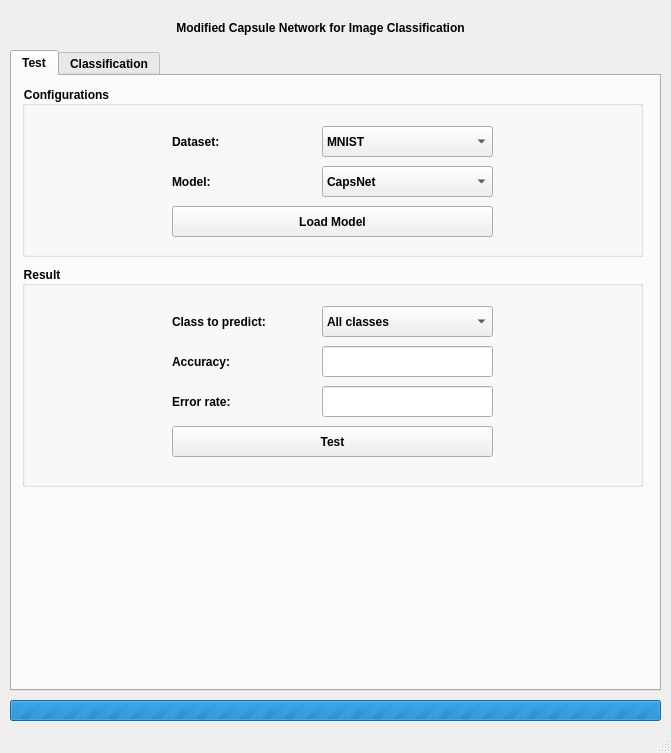
<?xml version="1.0" encoding="UTF-8"?>
<ui version="4.0">
 <class>MainWindow</class>
 <widget class="QMainWindow" name="MainWindow">
  <property name="geometry">
   <rect>
    <x>0</x>
    <y>0</y>
    <width>671</width>
    <height>753</height>
   </rect>
  </property>
  <property name="font">
   <font>
    <family>Segoe UI</family>
    <weight>75</weight>
    <bold>true</bold>
   </font>
  </property>
  <property name="windowTitle">
   <string>Experiment Program</string>
  </property>
  <widget class="QWidget" name="centralwidget">
   <widget class="QTabWidget" name="tabWidget">
    <property name="geometry">
     <rect>
      <x>10</x>
      <y>50</y>
      <width>651</width>
      <height>641</height>
     </rect>
    </property>
    <property name="font">
     <font>
      <family>Segoe UI</family>
      <pointsize>9</pointsize>
      <weight>75</weight>
      <bold>true</bold>
     </font>
    </property>
    <property name="layoutDirection">
     <enum>Qt::LeftToRight</enum>
    </property>
    <property name="styleSheet">
     <string notr="true">alternate-background-color: rgb(225, 225, 225);
alternate-background-color: rgb(217, 217, 217);</string>
    </property>
    <property name="tabPosition">
     <enum>QTabWidget::North</enum>
    </property>
    <property name="tabShape">
     <enum>QTabWidget::Rounded</enum>
    </property>
    <property name="currentIndex">
     <number>0</number>
    </property>
    <property name="iconSize">
     <size>
      <width>20</width>
      <height>20</height>
     </size>
    </property>
    <widget class="QWidget" name="tab_2">
     <attribute name="title">
      <string>Test</string>
     </attribute>
     <widget class="QGroupBox" name="groupBox_2">
      <property name="geometry">
       <rect>
        <x>10</x>
        <y>10</y>
        <width>621</width>
        <height>171</height>
       </rect>
      </property>
      <property name="font">
       <font>
        <family>Segoe UI</family>
        <pointsize>9</pointsize>
        <weight>75</weight>
        <bold>true</bold>
       </font>
      </property>
      <property name="title">
       <string>Configurations</string>
      </property>
      <widget class="QLabel" name="label_Test_dataset">
       <property name="geometry">
        <rect>
         <x>150</x>
         <y>40</y>
         <width>141</width>
         <height>31</height>
        </rect>
       </property>
       <property name="font">
        <font>
         <family>Segoe UI</family>
         <pointsize>9</pointsize>
         <weight>75</weight>
         <bold>true</bold>
        </font>
       </property>
       <property name="text">
        <string>Dataset:</string>
       </property>
      </widget>
      <widget class="QComboBox" name="cb_Test_dataset">
       <property name="geometry">
        <rect>
         <x>300</x>
         <y>40</y>
         <width>171</width>
         <height>31</height>
        </rect>
       </property>
       <property name="font">
        <font>
         <family>Segoe UI</family>
         <pointsize>9</pointsize>
         <weight>75</weight>
         <bold>true</bold>
        </font>
       </property>
       <property name="styleSheet">
        <string notr="true">alternate-background-color: rgb(225, 225, 225);</string>
       </property>
       <item>
        <property name="text">
         <string>MNIST</string>
        </property>
       </item>
       <item>
        <property name="text">
         <string>SMALLNORB</string>
        </property>
       </item>
       <item>
        <property name="text">
         <string>CIFAR10</string>
        </property>
       </item>
      </widget>
      <widget class="QPushButton" name="pb_Test_load">
       <property name="geometry">
        <rect>
         <x>150</x>
         <y>120</y>
         <width>321</width>
         <height>31</height>
        </rect>
       </property>
       <property name="font">
        <font>
         <family>Segoe UI</family>
         <pointsize>9</pointsize>
         <weight>75</weight>
         <bold>true</bold>
        </font>
       </property>
       <property name="text">
        <string>Load Model</string>
       </property>
      </widget>
      <widget class="QLabel" name="label_Test_model">
       <property name="geometry">
        <rect>
         <x>150</x>
         <y>80</y>
         <width>141</width>
         <height>31</height>
        </rect>
       </property>
       <property name="font">
        <font>
         <family>Segoe UI</family>
         <pointsize>9</pointsize>
         <weight>75</weight>
         <bold>true</bold>
        </font>
       </property>
       <property name="text">
        <string>Model:</string>
       </property>
      </widget>
      <widget class="QComboBox" name="cb_Test_model">
       <property name="geometry">
        <rect>
         <x>300</x>
         <y>80</y>
         <width>171</width>
         <height>31</height>
        </rect>
       </property>
       <property name="font">
        <font>
         <family>Segoe UI</family>
         <pointsize>9</pointsize>
         <weight>75</weight>
         <bold>true</bold>
        </font>
       </property>
       <item>
        <property name="text">
         <string>CapsNet</string>
        </property>
       </item>
       <item>
        <property name="text">
         <string>Modified CapsNet</string>
        </property>
       </item>
      </widget>
     </widget>
     <widget class="QGroupBox" name="groupBox_5">
      <property name="geometry">
       <rect>
        <x>10</x>
        <y>190</y>
        <width>621</width>
        <height>221</height>
       </rect>
      </property>
      <property name="font">
       <font>
        <family>Segoe UI</family>
        <pointsize>9</pointsize>
        <weight>75</weight>
        <bold>true</bold>
       </font>
      </property>
      <property name="title">
       <string>Result</string>
      </property>
      <widget class="QLabel" name="label_Test_acc">
       <property name="geometry">
        <rect>
         <x>150</x>
         <y>80</y>
         <width>141</width>
         <height>31</height>
        </rect>
       </property>
       <property name="font">
        <font>
         <family>Segoe UI</family>
         <pointsize>9</pointsize>
         <weight>75</weight>
         <bold>true</bold>
        </font>
       </property>
       <property name="text">
        <string>Accuracy:</string>
       </property>
      </widget>
      <widget class="QLabel" name="label_Test_err">
       <property name="geometry">
        <rect>
         <x>150</x>
         <y>120</y>
         <width>141</width>
         <height>31</height>
        </rect>
       </property>
       <property name="font">
        <font>
         <family>Segoe UI</family>
         <pointsize>9</pointsize>
         <weight>75</weight>
         <bold>true</bold>
        </font>
       </property>
       <property name="text">
        <string>Error rate:</string>
       </property>
      </widget>
      <widget class="QLineEdit" name="le_Test_acc">
       <property name="geometry">
        <rect>
         <x>300</x>
         <y>80</y>
         <width>171</width>
         <height>31</height>
        </rect>
       </property>
       <property name="font">
        <font>
         <family>Segoe UI</family>
         <pointsize>9</pointsize>
         <weight>75</weight>
         <bold>true</bold>
        </font>
       </property>
      </widget>
      <widget class="QLineEdit" name="le_Test_err">
       <property name="geometry">
        <rect>
         <x>300</x>
         <y>120</y>
         <width>171</width>
         <height>31</height>
        </rect>
       </property>
       <property name="font">
        <font>
         <family>Segoe UI</family>
         <pointsize>9</pointsize>
         <weight>75</weight>
         <bold>true</bold>
        </font>
       </property>
      </widget>
      <widget class="QPushButton" name="pb_Test_test">
       <property name="geometry">
        <rect>
         <x>150</x>
         <y>160</y>
         <width>321</width>
         <height>31</height>
        </rect>
       </property>
       <property name="font">
        <font>
         <family>Segoe UI</family>
         <pointsize>9</pointsize>
         <weight>75</weight>
         <bold>true</bold>
        </font>
       </property>
       <property name="text">
        <string>Test</string>
       </property>
      </widget>
      <widget class="QComboBox" name="cb_Test_class">
       <property name="geometry">
        <rect>
         <x>300</x>
         <y>40</y>
         <width>171</width>
         <height>31</height>
        </rect>
       </property>
       <property name="font">
        <font>
         <family>Segoe UI</family>
         <pointsize>9</pointsize>
         <weight>75</weight>
         <bold>true</bold>
        </font>
       </property>
       <item>
        <property name="text">
         <string>All classes</string>
        </property>
       </item>
       <item>
        <property name="text">
         <string>0</string>
        </property>
       </item>
       <item>
        <property name="text">
         <string>1</string>
        </property>
       </item>
       <item>
        <property name="text">
         <string>2</string>
        </property>
       </item>
       <item>
        <property name="text">
         <string>3</string>
        </property>
       </item>
       <item>
        <property name="text">
         <string>4</string>
        </property>
       </item>
       <item>
        <property name="text">
         <string>5</string>
        </property>
       </item>
       <item>
        <property name="text">
         <string>6</string>
        </property>
       </item>
       <item>
        <property name="text">
         <string>7</string>
        </property>
       </item>
       <item>
        <property name="text">
         <string>8</string>
        </property>
       </item>
       <item>
        <property name="text">
         <string>9</string>
        </property>
       </item>
      </widget>
      <widget class="QLabel" name="label_Test_class">
       <property name="geometry">
        <rect>
         <x>150</x>
         <y>40</y>
         <width>141</width>
         <height>31</height>
        </rect>
       </property>
       <property name="font">
        <font>
         <family>Segoe UI</family>
         <pointsize>9</pointsize>
         <weight>75</weight>
         <bold>true</bold>
        </font>
       </property>
       <property name="text">
        <string>Class to predict:</string>
       </property>
      </widget>
     </widget>
    </widget>
    <widget class="QWidget" name="tab_5">
     <attribute name="title">
      <string>Classification</string>
     </attribute>
     <widget class="QGroupBox" name="groupBox_3">
      <property name="geometry">
       <rect>
        <x>10</x>
        <y>10</y>
        <width>621</width>
        <height>171</height>
       </rect>
      </property>
      <property name="font">
       <font>
        <family>Segoe UI</family>
        <pointsize>9</pointsize>
        <weight>75</weight>
        <bold>true</bold>
       </font>
      </property>
      <property name="title">
       <string>Configurations</string>
      </property>
      <widget class="QLabel" name="label_Exp_dataset">
       <property name="geometry">
        <rect>
         <x>150</x>
         <y>40</y>
         <width>141</width>
         <height>31</height>
        </rect>
       </property>
       <property name="font">
        <font>
         <family>Segoe UI</family>
         <pointsize>9</pointsize>
         <weight>75</weight>
         <bold>true</bold>
        </font>
       </property>
       <property name="text">
        <string>Dataset:</string>
       </property>
      </widget>
      <widget class="QComboBox" name="cb_Exp_dataset">
       <property name="geometry">
        <rect>
         <x>300</x>
         <y>40</y>
         <width>171</width>
         <height>31</height>
        </rect>
       </property>
       <property name="font">
        <font>
         <family>Segoe UI</family>
         <pointsize>9</pointsize>
         <weight>75</weight>
         <bold>true</bold>
        </font>
       </property>
       <item>
        <property name="text">
         <string>MNIST</string>
        </property>
       </item>
       <item>
        <property name="text">
         <string>SMALLNORB</string>
        </property>
       </item>
       <item>
        <property name="text">
         <string>CIFAR10</string>
        </property>
       </item>
      </widget>
      <widget class="QComboBox" name="cb_Exp_model">
       <property name="geometry">
        <rect>
         <x>300</x>
         <y>80</y>
         <width>171</width>
         <height>31</height>
        </rect>
       </property>
       <property name="font">
        <font>
         <family>Segoe UI</family>
         <pointsize>9</pointsize>
         <weight>75</weight>
         <bold>true</bold>
        </font>
       </property>
       <item>
        <property name="text">
         <string>CapsNet</string>
        </property>
       </item>
       <item>
        <property name="text">
         <string>Modified CapsNet</string>
        </property>
       </item>
      </widget>
      <widget class="QLabel" name="label_Exp_model">
       <property name="geometry">
        <rect>
         <x>150</x>
         <y>80</y>
         <width>141</width>
         <height>31</height>
        </rect>
       </property>
       <property name="font">
        <font>
         <family>Segoe UI</family>
         <pointsize>9</pointsize>
         <weight>75</weight>
         <bold>true</bold>
        </font>
       </property>
       <property name="text">
        <string>Model:</string>
       </property>
      </widget>
      <widget class="QPushButton" name="pb_Exp_loadModel">
       <property name="geometry">
        <rect>
         <x>150</x>
         <y>120</y>
         <width>321</width>
         <height>31</height>
        </rect>
       </property>
       <property name="font">
        <font>
         <family>Segoe UI</family>
         <pointsize>9</pointsize>
         <weight>75</weight>
         <bold>true</bold>
        </font>
       </property>
       <property name="text">
        <string>Load Model</string>
       </property>
      </widget>
     </widget>
     <widget class="QGroupBox" name="groupBox">
      <property name="geometry">
       <rect>
        <x>10</x>
        <y>190</y>
        <width>621</width>
        <height>411</height>
       </rect>
      </property>
      <property name="font">
       <font>
        <family>Segoe UI</family>
        <pointsize>9</pointsize>
        <weight>75</weight>
        <bold>true</bold>
       </font>
      </property>
      <property name="title">
       <string>Results</string>
      </property>
      <widget class="QLabel" name="label_Exp_img">
       <property name="geometry">
        <rect>
         <x>10</x>
         <y>30</y>
         <width>211</width>
         <height>211</height>
        </rect>
       </property>
       <property name="font">
        <font>
         <family>Segoe UI</family>
         <pointsize>9</pointsize>
         <weight>75</weight>
         <bold>true</bold>
        </font>
       </property>
       <property name="styleSheet">
        <string notr="true">background-color: rgb(248, 248, 248);</string>
       </property>
       <property name="text">
        <string>Input</string>
       </property>
       <property name="alignment">
        <set>Qt::AlignCenter</set>
       </property>
      </widget>
      <widget class="QLabel" name="label_Exp_img2">
       <property name="geometry">
        <rect>
         <x>400</x>
         <y>30</y>
         <width>211</width>
         <height>211</height>
        </rect>
       </property>
       <property name="font">
        <font>
         <family>Segoe UI</family>
         <pointsize>9</pointsize>
         <weight>75</weight>
         <bold>true</bold>
        </font>
       </property>
       <property name="styleSheet">
        <string notr="true">background-color: rgb(248, 248, 248);</string>
       </property>
       <property name="text">
        <string>Prediction</string>
       </property>
       <property name="alignment">
        <set>Qt::AlignCenter</set>
       </property>
      </widget>
      <widget class="QLabel" name="label_2">
       <property name="geometry">
        <rect>
         <x>230</x>
         <y>110</y>
         <width>161</width>
         <height>20</height>
        </rect>
       </property>
       <property name="font">
        <font>
         <family>Segoe UI</family>
         <pointsize>9</pointsize>
         <weight>75</weight>
         <bold>true</bold>
        </font>
       </property>
       <property name="text">
        <string>&lt;html&gt;&lt;head/&gt;&lt;body&gt;&lt;p&gt;&lt;span style=&quot; font-size:9pt;&quot;&gt;-------------------------&amp;gt;&lt;/span&gt;&lt;/p&gt;&lt;/body&gt;&lt;/html&gt;</string>
       </property>
      </widget>
      <widget class="QLabel" name="label_Exp_acc">
       <property name="geometry">
        <rect>
         <x>230</x>
         <y>160</y>
         <width>161</width>
         <height>16</height>
        </rect>
       </property>
       <property name="font">
        <font>
         <family>Segoe UI</family>
         <pointsize>9</pointsize>
         <weight>75</weight>
         <bold>true</bold>
        </font>
       </property>
       <property name="text">
        <string>Accuracy: </string>
       </property>
      </widget>
      <widget class="QLabel" name="label_Exp_class">
       <property name="geometry">
        <rect>
         <x>230</x>
         <y>130</y>
         <width>161</width>
         <height>16</height>
        </rect>
       </property>
       <property name="font">
        <font>
         <family>Segoe UI</family>
         <pointsize>9</pointsize>
         <weight>75</weight>
         <bold>true</bold>
        </font>
       </property>
       <property name="text">
        <string>Label:</string>
       </property>
      </widget>
      <widget class="QGroupBox" name="groupBox_4">
       <property name="geometry">
        <rect>
         <x>10</x>
         <y>250</y>
         <width>601</width>
         <height>151</height>
        </rect>
       </property>
       <property name="font">
        <font>
         <family>Segoe UI</family>
         <pointsize>9</pointsize>
         <weight>75</weight>
         <bold>true</bold>
        </font>
       </property>
       <property name="title">
        <string>Instantiation parameters</string>
       </property>
       <widget class="QSlider" name="hs_Exp_1">
        <property name="geometry">
         <rect>
          <x>10</x>
          <y>30</y>
          <width>131</width>
          <height>16</height>
         </rect>
        </property>
        <property name="font">
         <font>
          <family>Segoe UI</family>
          <pointsize>9</pointsize>
         </font>
        </property>
        <property name="minimum">
         <number>-20</number>
        </property>
        <property name="maximum">
         <number>20</number>
        </property>
        <property name="singleStep">
         <number>5</number>
        </property>
        <property name="pageStep">
         <number>2</number>
        </property>
        <property name="value">
         <number>0</number>
        </property>
        <property name="orientation">
         <enum>Qt::Horizontal</enum>
        </property>
        <property name="invertedAppearance">
         <bool>false</bool>
        </property>
        <property name="invertedControls">
         <bool>false</bool>
        </property>
        <property name="tickPosition">
         <enum>QSlider::NoTicks</enum>
        </property>
       </widget>
       <widget class="QSlider" name="hs_Exp_2">
        <property name="geometry">
         <rect>
          <x>10</x>
          <y>60</y>
          <width>131</width>
          <height>16</height>
         </rect>
        </property>
        <property name="font">
         <font>
          <family>Segoe UI</family>
          <pointsize>9</pointsize>
         </font>
        </property>
        <property name="minimum">
         <number>-20</number>
        </property>
        <property name="maximum">
         <number>20</number>
        </property>
        <property name="singleStep">
         <number>5</number>
        </property>
        <property name="pageStep">
         <number>2</number>
        </property>
        <property name="value">
         <number>0</number>
        </property>
        <property name="orientation">
         <enum>Qt::Horizontal</enum>
        </property>
        <property name="invertedAppearance">
         <bool>false</bool>
        </property>
        <property name="invertedControls">
         <bool>false</bool>
        </property>
        <property name="tickPosition">
         <enum>QSlider::NoTicks</enum>
        </property>
       </widget>
       <widget class="QSlider" name="hs_Exp_3">
        <property name="geometry">
         <rect>
          <x>10</x>
          <y>90</y>
          <width>131</width>
          <height>16</height>
         </rect>
        </property>
        <property name="font">
         <font>
          <family>Segoe UI</family>
          <pointsize>9</pointsize>
         </font>
        </property>
        <property name="minimum">
         <number>-20</number>
        </property>
        <property name="maximum">
         <number>20</number>
        </property>
        <property name="singleStep">
         <number>5</number>
        </property>
        <property name="pageStep">
         <number>2</number>
        </property>
        <property name="value">
         <number>0</number>
        </property>
        <property name="orientation">
         <enum>Qt::Horizontal</enum>
        </property>
        <property name="invertedAppearance">
         <bool>false</bool>
        </property>
        <property name="invertedControls">
         <bool>false</bool>
        </property>
        <property name="tickPosition">
         <enum>QSlider::NoTicks</enum>
        </property>
       </widget>
       <widget class="QSlider" name="hs_Exp_4">
        <property name="geometry">
         <rect>
          <x>10</x>
          <y>120</y>
          <width>131</width>
          <height>16</height>
         </rect>
        </property>
        <property name="font">
         <font>
          <family>Segoe UI</family>
          <pointsize>9</pointsize>
         </font>
        </property>
        <property name="minimum">
         <number>-20</number>
        </property>
        <property name="maximum">
         <number>20</number>
        </property>
        <property name="singleStep">
         <number>5</number>
        </property>
        <property name="pageStep">
         <number>2</number>
        </property>
        <property name="value">
         <number>0</number>
        </property>
        <property name="orientation">
         <enum>Qt::Horizontal</enum>
        </property>
        <property name="invertedAppearance">
         <bool>false</bool>
        </property>
        <property name="invertedControls">
         <bool>false</bool>
        </property>
        <property name="tickPosition">
         <enum>QSlider::NoTicks</enum>
        </property>
       </widget>
       <widget class="QSlider" name="hs_Exp_5">
        <property name="geometry">
         <rect>
          <x>160</x>
          <y>30</y>
          <width>131</width>
          <height>16</height>
         </rect>
        </property>
        <property name="font">
         <font>
          <family>Segoe UI</family>
          <pointsize>9</pointsize>
         </font>
        </property>
        <property name="minimum">
         <number>-20</number>
        </property>
        <property name="maximum">
         <number>20</number>
        </property>
        <property name="singleStep">
         <number>5</number>
        </property>
        <property name="pageStep">
         <number>2</number>
        </property>
        <property name="value">
         <number>0</number>
        </property>
        <property name="orientation">
         <enum>Qt::Horizontal</enum>
        </property>
        <property name="invertedAppearance">
         <bool>false</bool>
        </property>
        <property name="invertedControls">
         <bool>false</bool>
        </property>
        <property name="tickPosition">
         <enum>QSlider::NoTicks</enum>
        </property>
       </widget>
       <widget class="QSlider" name="hs_Exp_7">
        <property name="geometry">
         <rect>
          <x>160</x>
          <y>90</y>
          <width>131</width>
          <height>16</height>
         </rect>
        </property>
        <property name="font">
         <font>
          <family>Segoe UI</family>
          <pointsize>9</pointsize>
         </font>
        </property>
        <property name="minimum">
         <number>-20</number>
        </property>
        <property name="maximum">
         <number>20</number>
        </property>
        <property name="singleStep">
         <number>5</number>
        </property>
        <property name="pageStep">
         <number>2</number>
        </property>
        <property name="value">
         <number>0</number>
        </property>
        <property name="orientation">
         <enum>Qt::Horizontal</enum>
        </property>
        <property name="invertedAppearance">
         <bool>false</bool>
        </property>
        <property name="invertedControls">
         <bool>false</bool>
        </property>
        <property name="tickPosition">
         <enum>QSlider::NoTicks</enum>
        </property>
       </widget>
       <widget class="QSlider" name="hs_Exp_8">
        <property name="geometry">
         <rect>
          <x>160</x>
          <y>120</y>
          <width>131</width>
          <height>16</height>
         </rect>
        </property>
        <property name="font">
         <font>
          <family>Segoe UI</family>
          <pointsize>9</pointsize>
         </font>
        </property>
        <property name="minimum">
         <number>-20</number>
        </property>
        <property name="maximum">
         <number>20</number>
        </property>
        <property name="singleStep">
         <number>5</number>
        </property>
        <property name="pageStep">
         <number>2</number>
        </property>
        <property name="value">
         <number>0</number>
        </property>
        <property name="orientation">
         <enum>Qt::Horizontal</enum>
        </property>
        <property name="invertedAppearance">
         <bool>false</bool>
        </property>
        <property name="invertedControls">
         <bool>false</bool>
        </property>
        <property name="tickPosition">
         <enum>QSlider::NoTicks</enum>
        </property>
       </widget>
       <widget class="QSlider" name="hs_Exp_6">
        <property name="geometry">
         <rect>
          <x>160</x>
          <y>60</y>
          <width>131</width>
          <height>16</height>
         </rect>
        </property>
        <property name="font">
         <font>
          <family>Segoe UI</family>
          <pointsize>9</pointsize>
         </font>
        </property>
        <property name="minimum">
         <number>-20</number>
        </property>
        <property name="maximum">
         <number>20</number>
        </property>
        <property name="singleStep">
         <number>5</number>
        </property>
        <property name="pageStep">
         <number>2</number>
        </property>
        <property name="value">
         <number>0</number>
        </property>
        <property name="orientation">
         <enum>Qt::Horizontal</enum>
        </property>
        <property name="invertedAppearance">
         <bool>false</bool>
        </property>
        <property name="invertedControls">
         <bool>false</bool>
        </property>
        <property name="tickPosition">
         <enum>QSlider::NoTicks</enum>
        </property>
       </widget>
       <widget class="QSlider" name="hs_Exp_9">
        <property name="geometry">
         <rect>
          <x>310</x>
          <y>30</y>
          <width>131</width>
          <height>16</height>
         </rect>
        </property>
        <property name="font">
         <font>
          <family>Segoe UI</family>
          <pointsize>9</pointsize>
         </font>
        </property>
        <property name="minimum">
         <number>-20</number>
        </property>
        <property name="maximum">
         <number>20</number>
        </property>
        <property name="singleStep">
         <number>5</number>
        </property>
        <property name="pageStep">
         <number>2</number>
        </property>
        <property name="value">
         <number>0</number>
        </property>
        <property name="orientation">
         <enum>Qt::Horizontal</enum>
        </property>
        <property name="invertedAppearance">
         <bool>false</bool>
        </property>
        <property name="invertedControls">
         <bool>false</bool>
        </property>
        <property name="tickPosition">
         <enum>QSlider::NoTicks</enum>
        </property>
       </widget>
       <widget class="QSlider" name="hs_Exp_11">
        <property name="geometry">
         <rect>
          <x>310</x>
          <y>90</y>
          <width>131</width>
          <height>16</height>
         </rect>
        </property>
        <property name="font">
         <font>
          <family>Segoe UI</family>
          <pointsize>9</pointsize>
         </font>
        </property>
        <property name="minimum">
         <number>-20</number>
        </property>
        <property name="maximum">
         <number>20</number>
        </property>
        <property name="singleStep">
         <number>5</number>
        </property>
        <property name="pageStep">
         <number>2</number>
        </property>
        <property name="value">
         <number>0</number>
        </property>
        <property name="orientation">
         <enum>Qt::Horizontal</enum>
        </property>
        <property name="invertedAppearance">
         <bool>false</bool>
        </property>
        <property name="invertedControls">
         <bool>false</bool>
        </property>
        <property name="tickPosition">
         <enum>QSlider::NoTicks</enum>
        </property>
       </widget>
       <widget class="QSlider" name="hs_Exp_12">
        <property name="geometry">
         <rect>
          <x>310</x>
          <y>120</y>
          <width>131</width>
          <height>16</height>
         </rect>
        </property>
        <property name="font">
         <font>
          <family>Segoe UI</family>
          <pointsize>9</pointsize>
         </font>
        </property>
        <property name="minimum">
         <number>-20</number>
        </property>
        <property name="maximum">
         <number>20</number>
        </property>
        <property name="singleStep">
         <number>5</number>
        </property>
        <property name="pageStep">
         <number>2</number>
        </property>
        <property name="value">
         <number>0</number>
        </property>
        <property name="orientation">
         <enum>Qt::Horizontal</enum>
        </property>
        <property name="invertedAppearance">
         <bool>false</bool>
        </property>
        <property name="invertedControls">
         <bool>false</bool>
        </property>
        <property name="tickPosition">
         <enum>QSlider::NoTicks</enum>
        </property>
       </widget>
       <widget class="QSlider" name="hs_Exp_10">
        <property name="geometry">
         <rect>
          <x>310</x>
          <y>60</y>
          <width>131</width>
          <height>16</height>
         </rect>
        </property>
        <property name="font">
         <font>
          <family>Segoe UI</family>
          <pointsize>9</pointsize>
         </font>
        </property>
        <property name="minimum">
         <number>-20</number>
        </property>
        <property name="maximum">
         <number>20</number>
        </property>
        <property name="singleStep">
         <number>5</number>
        </property>
        <property name="pageStep">
         <number>2</number>
        </property>
        <property name="value">
         <number>0</number>
        </property>
        <property name="orientation">
         <enum>Qt::Horizontal</enum>
        </property>
        <property name="invertedAppearance">
         <bool>false</bool>
        </property>
        <property name="invertedControls">
         <bool>false</bool>
        </property>
        <property name="tickPosition">
         <enum>QSlider::NoTicks</enum>
        </property>
       </widget>
       <widget class="QSlider" name="hs_Exp_13">
        <property name="geometry">
         <rect>
          <x>460</x>
          <y>30</y>
          <width>131</width>
          <height>16</height>
         </rect>
        </property>
        <property name="font">
         <font>
          <family>Segoe UI</family>
          <pointsize>9</pointsize>
         </font>
        </property>
        <property name="minimum">
         <number>-20</number>
        </property>
        <property name="maximum">
         <number>20</number>
        </property>
        <property name="singleStep">
         <number>5</number>
        </property>
        <property name="pageStep">
         <number>2</number>
        </property>
        <property name="value">
         <number>0</number>
        </property>
        <property name="orientation">
         <enum>Qt::Horizontal</enum>
        </property>
        <property name="invertedAppearance">
         <bool>false</bool>
        </property>
        <property name="invertedControls">
         <bool>false</bool>
        </property>
        <property name="tickPosition">
         <enum>QSlider::NoTicks</enum>
        </property>
       </widget>
       <widget class="QSlider" name="hs_Exp_15">
        <property name="geometry">
         <rect>
          <x>460</x>
          <y>90</y>
          <width>131</width>
          <height>16</height>
         </rect>
        </property>
        <property name="font">
         <font>
          <family>Segoe UI</family>
          <pointsize>9</pointsize>
         </font>
        </property>
        <property name="minimum">
         <number>-20</number>
        </property>
        <property name="maximum">
         <number>20</number>
        </property>
        <property name="singleStep">
         <number>5</number>
        </property>
        <property name="pageStep">
         <number>2</number>
        </property>
        <property name="value">
         <number>0</number>
        </property>
        <property name="orientation">
         <enum>Qt::Horizontal</enum>
        </property>
        <property name="invertedAppearance">
         <bool>false</bool>
        </property>
        <property name="invertedControls">
         <bool>false</bool>
        </property>
        <property name="tickPosition">
         <enum>QSlider::NoTicks</enum>
        </property>
       </widget>
       <widget class="QSlider" name="hs_Exp_16">
        <property name="geometry">
         <rect>
          <x>460</x>
          <y>120</y>
          <width>131</width>
          <height>16</height>
         </rect>
        </property>
        <property name="font">
         <font>
          <family>Segoe UI</family>
          <pointsize>9</pointsize>
         </font>
        </property>
        <property name="minimum">
         <number>-20</number>
        </property>
        <property name="maximum">
         <number>20</number>
        </property>
        <property name="singleStep">
         <number>5</number>
        </property>
        <property name="pageStep">
         <number>2</number>
        </property>
        <property name="value">
         <number>0</number>
        </property>
        <property name="orientation">
         <enum>Qt::Horizontal</enum>
        </property>
        <property name="invertedAppearance">
         <bool>false</bool>
        </property>
        <property name="invertedControls">
         <bool>false</bool>
        </property>
        <property name="tickPosition">
         <enum>QSlider::NoTicks</enum>
        </property>
       </widget>
       <widget class="QSlider" name="hs_Exp_14">
        <property name="geometry">
         <rect>
          <x>460</x>
          <y>60</y>
          <width>131</width>
          <height>16</height>
         </rect>
        </property>
        <property name="font">
         <font>
          <family>Segoe UI</family>
          <pointsize>9</pointsize>
         </font>
        </property>
        <property name="minimum">
         <number>-20</number>
        </property>
        <property name="maximum">
         <number>20</number>
        </property>
        <property name="singleStep">
         <number>5</number>
        </property>
        <property name="pageStep">
         <number>2</number>
        </property>
        <property name="value">
         <number>0</number>
        </property>
        <property name="orientation">
         <enum>Qt::Horizontal</enum>
        </property>
        <property name="invertedAppearance">
         <bool>false</bool>
        </property>
        <property name="invertedControls">
         <bool>false</bool>
        </property>
        <property name="tickPosition">
         <enum>QSlider::NoTicks</enum>
        </property>
       </widget>
      </widget>
      <widget class="QPushButton" name="pb_Exp_run">
       <property name="geometry">
        <rect>
         <x>230</x>
         <y>70</y>
         <width>161</width>
         <height>31</height>
        </rect>
       </property>
       <property name="font">
        <font>
         <family>Segoe UI</family>
         <pointsize>9</pointsize>
         <weight>75</weight>
         <bold>true</bold>
        </font>
       </property>
       <property name="text">
        <string>Run</string>
       </property>
      </widget>
      <widget class="QPushButton" name="pb_Exp_loadImg">
       <property name="geometry">
        <rect>
         <x>230</x>
         <y>30</y>
         <width>161</width>
         <height>31</height>
        </rect>
       </property>
       <property name="font">
        <font>
         <family>Segoe UI</family>
         <pointsize>9</pointsize>
         <weight>75</weight>
         <bold>true</bold>
        </font>
       </property>
       <property name="text">
        <string>Load Image</string>
       </property>
      </widget>
     </widget>
    </widget>
   </widget>
   <widget class="QLabel" name="label">
    <property name="geometry">
     <rect>
      <x>140</x>
      <y>20</y>
      <width>361</width>
      <height>16</height>
     </rect>
    </property>
    <property name="font">
     <font>
      <family>Segoe UI</family>
      <pointsize>9</pointsize>
      <weight>75</weight>
      <bold>true</bold>
     </font>
    </property>
    <property name="text">
     <string>Modified Capsule Network for Image Classification</string>
    </property>
    <property name="alignment">
     <set>Qt::AlignCenter</set>
    </property>
   </widget>
   <widget class="QProgressBar" name="progBar">
    <property name="enabled">
     <bool>true</bool>
    </property>
    <property name="geometry">
     <rect>
      <x>10</x>
      <y>700</y>
      <width>651</width>
      <height>21</height>
     </rect>
    </property>
    <property name="sizePolicy">
     <sizepolicy hsizetype="Expanding" vsizetype="Expanding">
      <horstretch>0</horstretch>
      <verstretch>0</verstretch>
     </sizepolicy>
    </property>
    <property name="font">
     <font>
      <family>Segoe UI</family>
      <pointsize>9</pointsize>
      <weight>75</weight>
      <bold>true</bold>
     </font>
    </property>
    <property name="autoFillBackground">
     <bool>false</bool>
    </property>
    <property name="maximum">
     <number>0</number>
    </property>
    <property name="value">
     <number>-1</number>
    </property>
    <property name="textVisible">
     <bool>false</bool>
    </property>
    <property name="orientation">
     <enum>Qt::Horizontal</enum>
    </property>
    <property name="invertedAppearance">
     <bool>false</bool>
    </property>
    <property name="textDirection">
     <enum>QProgressBar::TopToBottom</enum>
    </property>
   </widget>
  </widget>
  <widget class="QStatusBar" name="statusbar"/>
 </widget>
 <resources/>
 <connections/>
</ui>
